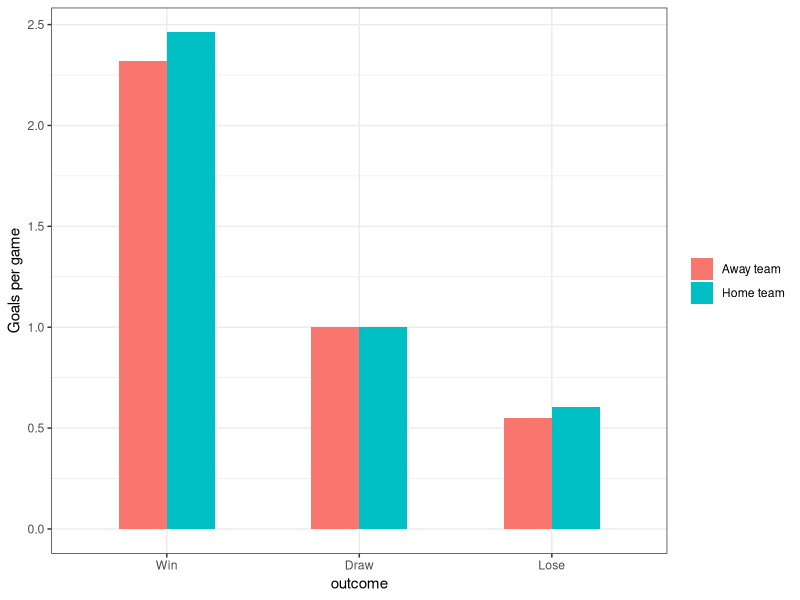

The R source for this figure:
library(ggplot2)
library(ggthemes)

df <- read.csv('../../../Files/GoalsPerOutcomes.csv', head=T)


ggplot() +
  theme_bw() +
  scale_x_discrete(breaks=c('Win', 'Draw', 'Lose'), limits=c('Win', 'Draw', 'Lose')) +
  geom_col(data=df, aes(x=outcome, y=goalspergame, fill=home_away), position="dodge", width=.5) +
  ylab("Goals per game") +
  scale_fill_discrete(name=NULL, labels=c("Away team", "Home team"))
